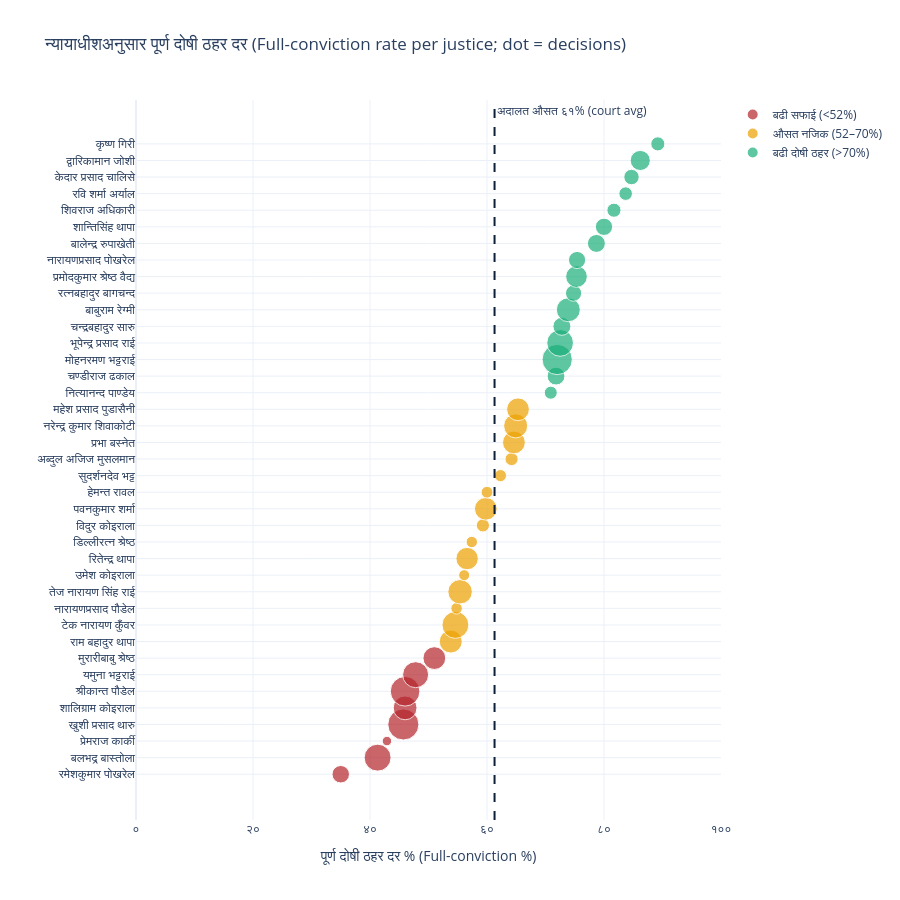

Write notebook code for a chart like this one.
### Markdown cell above
## 4. Which bench you draw — conviction rate per justice

Outcomes vary almost as much by **who decides** as by what was charged. Each dot is one justice who
sat on ≥30 decided corruption cases; the x-position is that justice's conviction rate on the default
definition (ठहर + आंशिक ठहर), matching the court average it is plotted against, the **dot
size is how many decisions** they wrote, and the colour band flags whether they convict more, near, or
less than the court average. The range runs from roughly **89% down to 35%**. *(Names are read verbatim
from public court records; caseload is not randomly assigned, so read this as a description of the
bench, not a ranking of rigour.)*

> **Why this differs from the website.** Because our corpus starts at **FY2069/70**, benches that sat
> mainly *before* that boundary fall outside this chart — including the court's early-era chairs, whose
> conviction rates ran higher but whose dockets were filed under the old pre-Shrawan-2069 numbering.
> One such chair has 37 lifetime decisions but only 5 inside our window (below the ≥30 threshold), so
> he drops out. This isn't a data error; it's the same era-shift Section 5 describes — the window trades
> away the early high-conviction docket by design. **Note also that this chart counts ठहर + आंशिक ठहर,
> the default definition; a full-only version of the same chart sits roughly 16 points lower
> throughout.**

### Code cell
j = justices.sort_values("conviction_pct").copy()
# Bands are centred on the court average (~61%), not on fixed numbers: under the full-only
# definition the average was ~45, and the old 37/55 cuts would now put 31 of 39 justices in one bucket.
B_HI, B_MID, B_LO = "बढी दोषी ठहर (>70%)", "औसत नजिक (52–70%)", "बढी सफाई (<52%)"
def band(p):
    return B_HI if p > 70 else (B_MID if p >= 52 else B_LO)
j["band"] = j.conviction_pct.map(band)
fig = px.scatter(j, x="conviction_pct", y="justice", size="decisions", color="band",
                 color_discrete_map={B_HI: GREEN, B_MID: AMBER, B_LO: CRIMSON}, size_max=22,
                 title="न्यायाधीशअनुसार पूर्ण दोषी ठहर दर (Full-conviction rate per justice; dot = decisions)",
                 hover_data={"decisions": True, "conviction_pct": ":.1f", "band": False})
fig.update_layout(xaxis_title="पूर्ण दोषी ठहर दर % (Full-conviction %)", yaxis_title="",
                  legend_title="", height=900)
pct_ticks(fig, "x")
fig.add_vline(x=AVG, line_dash="dash", line_color=NAVY,
              annotation_text=f"अदालत औसत {dev(f'{AVG:.0f}')}% (court avg)")
fig

### Figure 1 — Plotly figure (JSON) as saved in the notebook; plotly's stock layout.template omitted (floating-point values rounded to 4 significant figures)
{"data": [{"customdata": [[143, "बढी सफाई (<52%)"], [339, "बढी सफाई (<52%)"], [42, "बढी सफाई (<52%)"], [453, "बढी सफाई (<52%)"], [265, "बढी सफाई (<52%)"], [411, "बढी सफाई (<52%)"], [316, "बढी सफाई (<52%)"], [243, "बढी सफाई (<52%)"]], "hovertemplate": "conviction_pct=%{x:.1f}<br>justice=%{y}<br>decisions=%{customdata[0]}<extra></extra>", "legendgroup": "बढी सफाई (<52%)", "marker": {"color": "#B5242C", "size": [143, 339, 42, 453, 265, 411, 316, 243], "sizemode": "area", "sizeref": 0.936, "symbol": "circle"}, "mode": "markers", "name": "बढी सफाई (<52%)", "orientation": "h", "showlegend": true, "type": "scatter", "x": [35.0, 41.3, 42.9, 45.7, 46.0, 46.0, 47.8, 51.0], "xaxis": "x", "y": ["रमेशकुमार पोखरेल", "बलभद्र बास्तोला", "प्रेमराज कार्की", "खुशी प्रसाद थारु", "शालिग्राम कोइराला", "श्रीकान्त पौडेल", "यमुना भट्टराई", "मुरारीबाबु श्रेष्ठ"], "yaxis": "y"}, {"customdata": [[247, "औसत नजिक (52–70%)"], [339, "औसत नजिक (52–70%)"], [62, "औसत नजिक (52–70%)"], [280, "औसत नजिक (52–70%)"], [57, "औसत नजिक (52–70%)"], [235, "औसत नजिक (52–70%)"], [61, "औसत नजिक (52–70%)"], [81, "औसत नजिक (52–70%)"], [241, "औसत नजिक (52–70%)"], [65, "औसत नजिक (52–70%)"], [69, "औसत नजिक (52–70%)"], [81, "औसत नजिक (52–70%)"], [243, "औसत नजिक (52–70%)"], [271, "औसत नजिक (52–70%)"], [242, "औसत नजिक (52–70%)"]], "hovertemplate": "conviction_pct=%{x:.1f}<br>justice=%{y}<br>decisions=%{customdata[0]}<extra></extra>", "legendgroup": "औसत नजिक (52–70%)", "marker": {"color": "#eda100", "size": [247, 339, 62, 280, 57, 235, 61, 81, 241, 65, 69, 81, 243, 271, 242], "sizemode": "area", "sizeref": 0.936, "symbol": "circle"}, "mode": "markers", "name": "औसत नजिक (52–70%)", "orientation": "h", "showlegend": true, "type": "scatter", "x": [53.8, 54.6, 54.8, 55.4, 56.1, 56.6, 57.4, 59.3, 59.8, 60.0, 62.3, 64.2, 64.6, 64.9, 65.3], "xaxis": "x", "y": ["राम बहादुर थापा", "टेक नारायण कुँवर", "नारायणप्रसाद पौडेल", "तेज नारायण सिंह राई", "उमेश कोइराला", "रितेन्द्र थापा", "डिल्लीरत्न श्रेष्ठ", "विदुर कोइराला", "पवनकुमार शर्मा", "हेमन्त रावल", "सुदर्शनदेव भट्ट", "अब्दुल अजिज मुसलमान", "प्रभा बस्नेत", "नरेन्द्र कुमार शिवाकोटी", "महेश प्रसाद पुडासैनी"], "yaxis": "y"}, {"customdata": [[79, "बढी दोषी ठहर (>70%)"], [149, "बढी दोषी ठहर (>70%)"], [429, "बढी दोषी ठहर (>70%)"], [334, "बढी दोषी ठहर (>70%)"], [151, "बढी दोषी ठहर (>70%)"], [268, "बढी दोषी ठहर (>70%)"], [123, "बढी दोषी ठहर (>70%)"], [219, "बढी दोषी ठहर (>70%)"], [138, "बढी दोषी ठहर (>70%)"], [150, "बढी दोषी ठहर (>70%)"], [140, "बढी दोषी ठहर (>70%)"], [93, "बढी दोषी ठहर (>70%)"], [86, "बढी दोषी ठहर (>70%)"], [111, "बढी दोषी ठहर (>70%)"], [189, "बढी दोषी ठहर (>70%)"], [93, "बढी दोषी ठहर (>70%)"]], "hovertemplate": "conviction_pct=%{x:.1f}<br>justice=%{y}<br>decisions=%{customdata[0]}<extra></extra>", "legendgroup": "बढी दोषी ठहर (>70%)", "marker": {"color": "#1baf7a", "size": [79, 149, 429, 334, 151, 268, 123, 219, 138, 150, 140, 93, 86, 111, 189, 93], "sizemode": "area", "sizeref": 0.936, "symbol": "circle"}, "mode": "markers", "name": "बढी दोषी ठहर (>70%)", "orientation": "h", "showlegend": true, "type": "scatter", "x": [70.9, 71.8, 72.0, 72.5, 72.8, 73.9, 74.8, 75.3, 75.4, 78.7, 80.0, 81.7, 83.7, 84.7, 86.2, 89.2], "xaxis": "x", "y": ["नित्यानन्द पाण्डेय", "चण्डीराज ढकाल", "मोहनरमण भट्टराई", "भूपेन्द्र प्रसाद राई", "चन्द्रबहादुर सारु", "बाबुराम रेग्मी", "रत्नबहादुर बागचन्द", "प्रमोदकुमार श्रेष्ठ वैद्य", "नारायणप्रसाद पोखरेल", "बालेन्द्र रुपाखेती", "शान्तिसिंह थापा", "शिवराज अधिकारी", "रवि शर्मा अर्याल", "केदार प्रसाद चालिसे", "द्वारिकामान जोशी", "कृष्ण गिरी"], "yaxis": "y"}], "layout": {"annotations": [{"showarrow": false, "text": "अदालत औसत ६१% (court avg)", "x": 61.29, "xanchor": "left", "xref": "x", "y": 1, "yanchor": "top", "yref": "y domain"}], "height": 900, "legend": {"itemsizing": "constant", "title": {"text": ""}, "tracegroupgap": 0}, "shapes": [{"line": {"color": "#0E1F3A", "dash": "dash"}, "type": "line", "x0": 61.29, "x1": 61.29, "xref": "x", "y0": 0, "y1": 1, "yref": "y domain"}], "title": {"text": "न्यायाधीशअनुसार पूर्ण दोषी ठहर दर (Full-conviction rate per justice; dot = decisions)"}, "xaxis": {"anchor": "y", "domain": [0.0, 1.0], "range": [0, 100], "tickmode": "array", "ticktext": ["०", "२०", "४०", "६०", "८०", "१००"], "tickvals": [0, 20, 40, 60, 80, 100], "title": {"text": "पूर्ण दोषी ठहर दर % (Full-conviction %)"}}, "yaxis": {"anchor": "x", "domain": [0.0, 1.0], "title": {"text": ""}}}}
